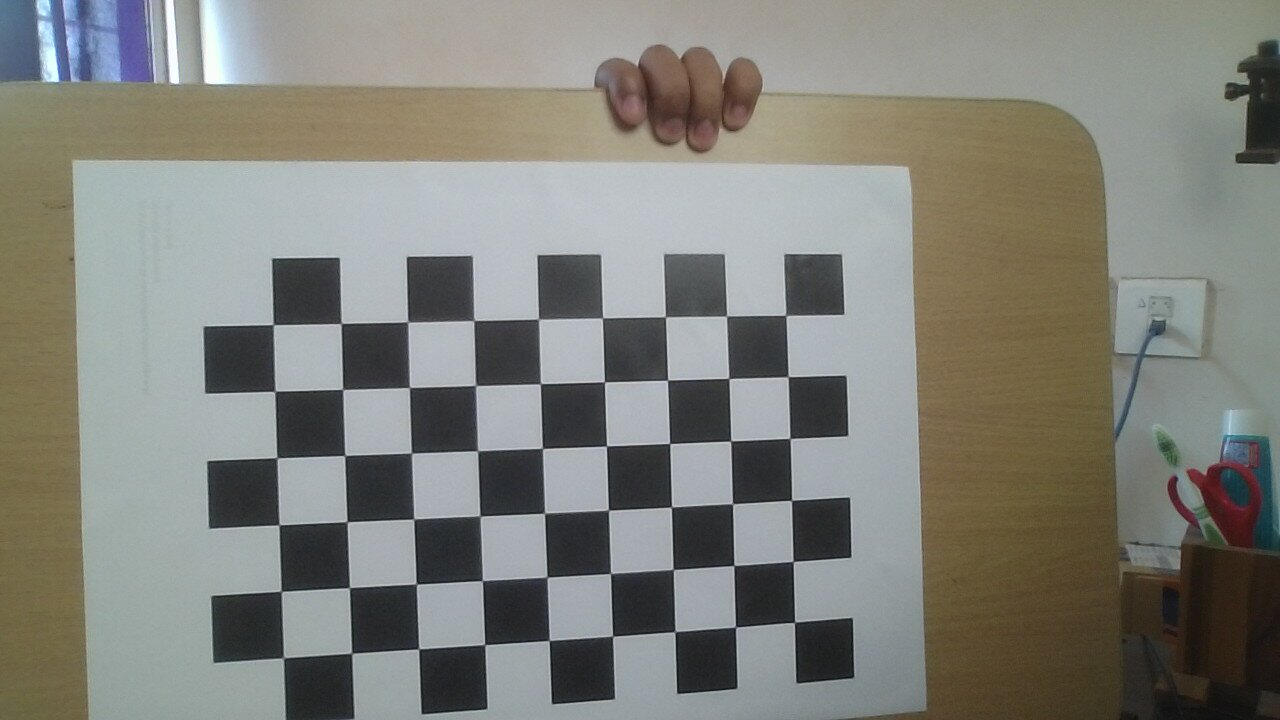
#> input picture aruco_detection/aruco_detection/aruco_caliberation_webcam_data/2026-05-01-154854.jpg, 1280 x 720 px; its folder holds only this picture in this run
$ python caliberate_web_cam.py
#> lines starting #> are read from the running program, lines starting #| are printed output that depends on the picture; after the words box and inside, x2 and y2 are one past the last pixel; in counts of white or black regions, pixels touching at a corner belong together
import cv2
import numpy as np
import glob

CHECKERBOARD = (9,6)

# prepare 3D real-world points
objp = np.zeros((CHECKERBOARD[0]*CHECKERBOARD[1], 3), np.float32)
objp[:, :2] = np.mgrid[0:CHECKERBOARD[1], 0:CHECKERBOARD[0]].T.reshape(-1, 2)

objpoints = []
imgpoints = []

images = glob.glob('/home/scorpion/ratgun_ws/src/aruco_detection/aruco_detection/aruco_caliberation_webcam_data/*')

for fname in images:
    img = cv2.imread(fname)
#> img is the input picture: shape (720, 1280, 3); mean B, G, R 121.8, 128.7, 128.3
    gray = cv2.cvtColor(img, cv2.COLOR_BGR2GRAY)
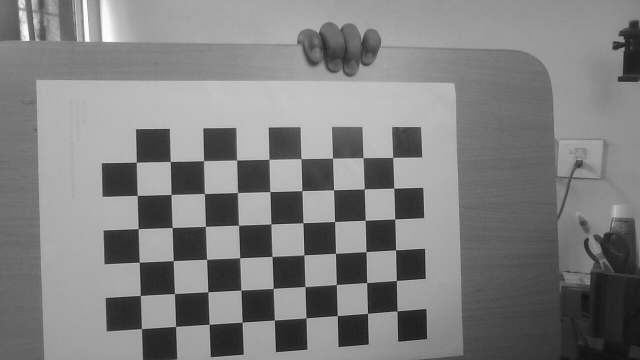
#> gray: shape (720, 1280) (shown at 1/2 size); min 13, max 255, mean 127.8

    ret, corners = cv2.findChessboardCorners(gray, CHECKERBOARD, None)
#> ret = True; corners = 54 rows, first 8: [795, 621.7], [735.5, 626.9], [674.7, 631.8], [612.8, 636.3], [549.4, 640.4], [484.6, 644.3], [418.7, 649.1], [352.2, 653.6]

    if ret:
        objpoints.append(objp)
        imgpoints.append(corners)

        cv2.drawChessboardCorners(img, CHECKERBOARD, corners, ret)
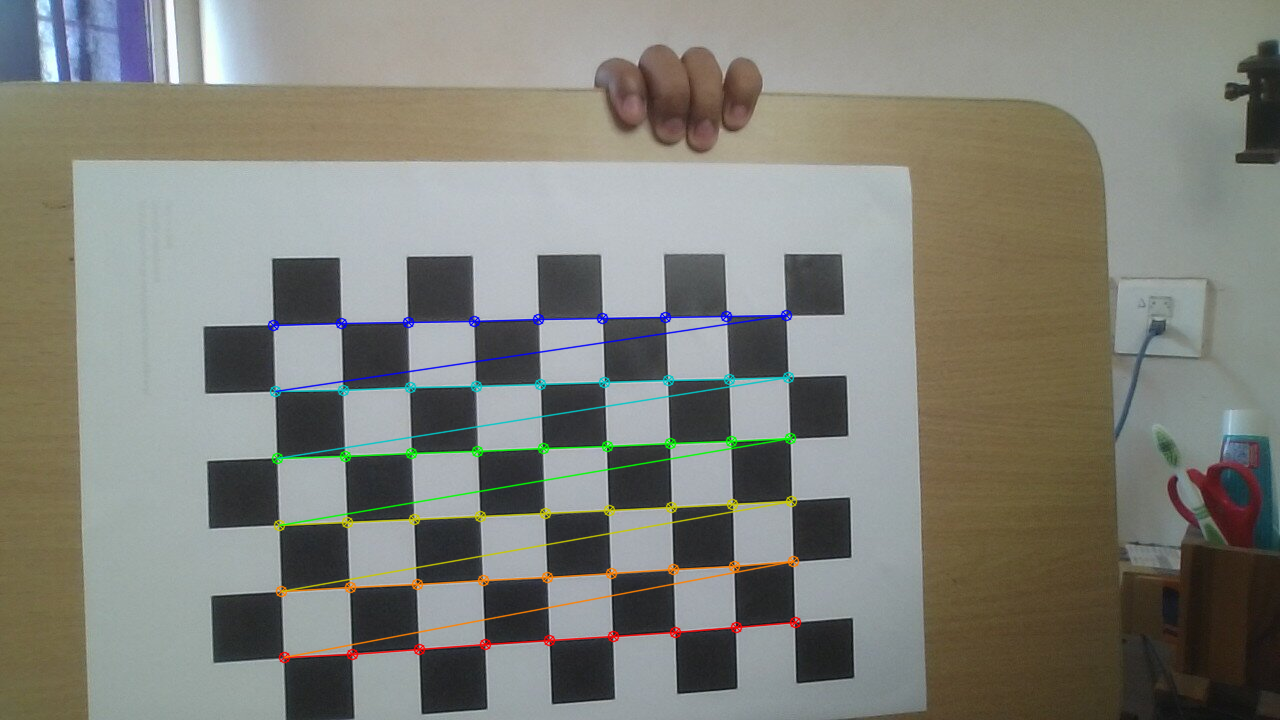
#> img: shape (720, 1280, 3); 2.3% of pixels changed, all inside (x1, y1, x2, y2) = (267, 309, 802, 664)
        cv2.imshow('img', img)
        cv2.waitKey(200)

cv2.destroyAllWindows()

ret, camera_matrix, dist_coeffs, rvecs, tvecs = cv2.calibrateCamera(
    objpoints, imgpoints, gray.shape[::-1], None, None
)
#> ret = 159.2; camera_matrix = [[55303, 0, 1600.3], [0, 8334.7, 586.5], [0, 0, 1]]; dist_coeffs = [[-224, 57257.1, -0.302, 1.61, 327.1]]; rvecs = ([-2.13, 0.358, -2.35],); tvecs = ([-3.23, 1.64, 147.1],)

print("Camera Matrix:\n", camera_matrix)
#| Camera Matrix:
#|  [[5.53030466e+04 0.00000000e+00 1.60027142e+03]
#|  [0.00000000e+00 8.33466059e+03 5.86528285e+02]
#|  [0.00000000e+00 0.00000000e+00 1.00000000e+00]]
print("\nDistortion Coefficients:\n", dist_coeffs)
#| Distortion Coefficients:
#|  [[-2.24002805e+02  5.72570625e+04 -3.01838981e-01  1.61002560e+00
#|    3.27082973e+02]]

np.save("camera_matrix.npy", camera_matrix)
np.save("dist_coeffs.npy", dist_coeffs)

$ run again, on aruco_detection/aruco_detection/aruco_caliberation_webcam_data/2026-05-01-154958.jpg
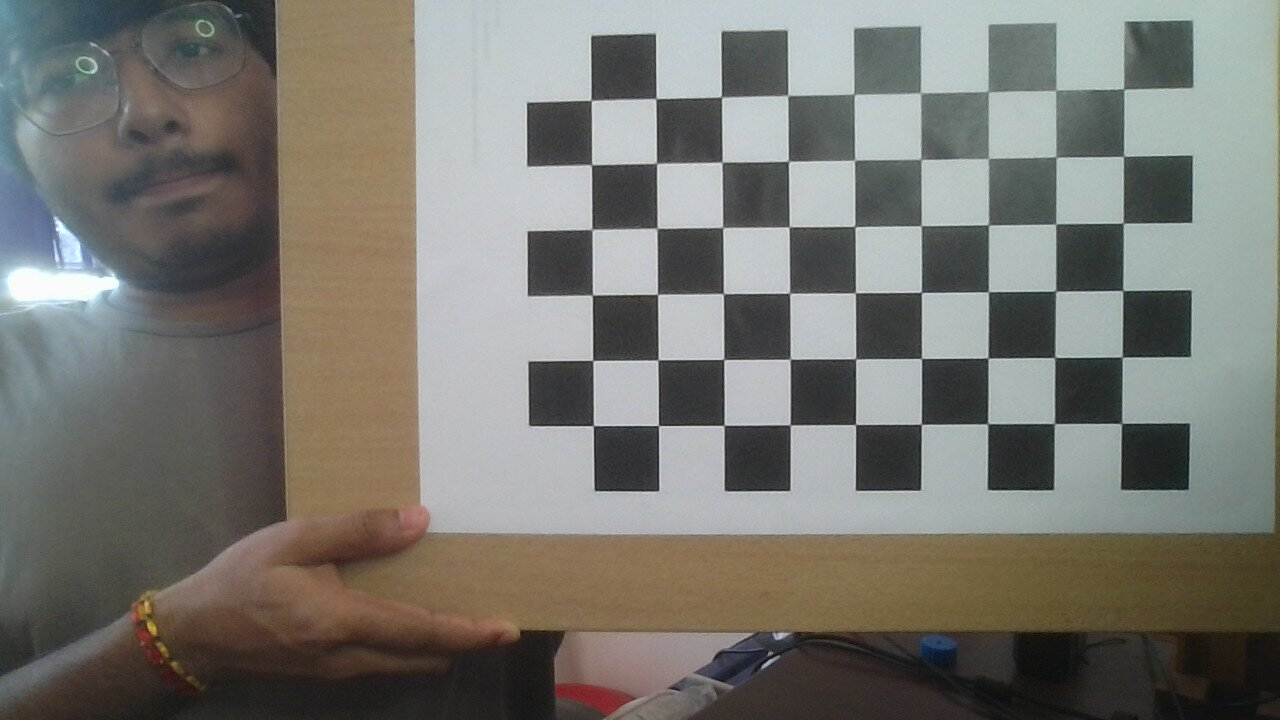
#> input picture aruco_detection/aruco_detection/aruco_caliberation_webcam_data/2026-05-01-154958.jpg, 1280 x 720 px
#> img is the input picture: shape (720, 1280, 3); mean B, G, R 113.4, 119.4, 120.5
#> `gray = cv2.cvtColor(img, cv2.COLOR_BGR2GRAY)`:
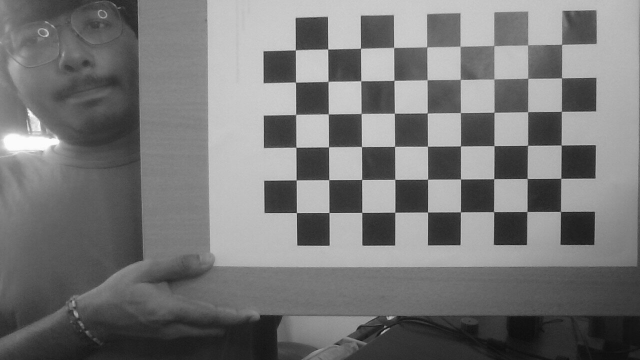
#> gray: shape (720, 1280) (shown at 1/2 size); min 7, max 254, mean 119.1
#> `ret, corners = cv2.findChessboardCorners(gray, CHECKERBOARD, None)`: ret = True; corners = 54 rows, first 8: [1121.7, 423], [1054.5, 423.4], [987.8, 423.6], [921.3, 424.4], [855.4, 424.5], [790, 425], [723.9, 425.2], [658.4, 425.3]
#> `cv2.drawChessboardCorners(img, CHECKERBOARD, corners, ret)`:
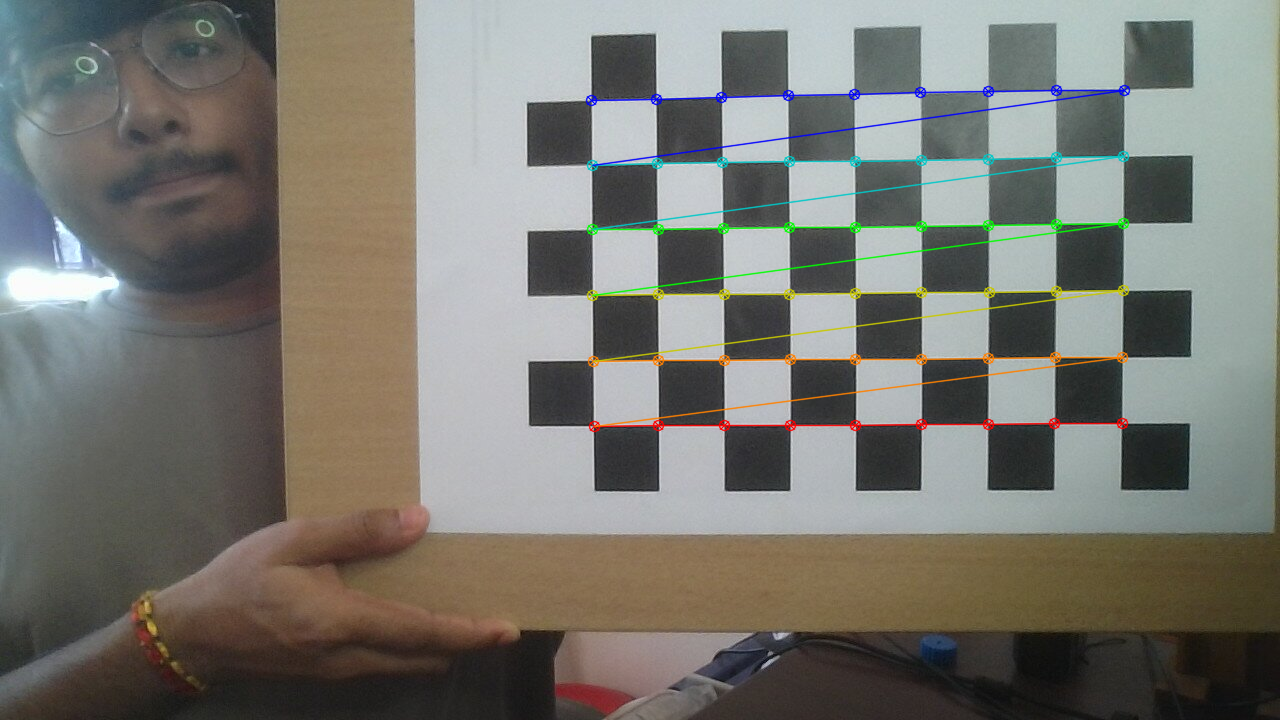
#> img: shape (720, 1280, 3); 2.37% of pixels changed, all inside (x1, y1, x2, y2) = (585, 84, 1131, 433)
#> `ret, camera_matrix, dist_coeffs, rvecs, tvecs = cv2.calibrateCamera( o..`: ret = 164.6; camera_matrix = [[41186.1, 0, 640.3], [0, 86476.7, 303.4], [0, 0, 1]]; dist_coeffs = [[242.3, 385683.3, 3.03, -14.76, 242.2]]; rvecs = ([-2.1, 2.45, -2.49],); tvecs = ([9.41, -0.689, 276.7],)
#| Camera Matrix:
#|  [[4.11860607e+04 0.00000000e+00 6.40311953e+02]
#|  [0.00000000e+00 8.64767184e+04 3.03384331e+02]
#|  [0.00000000e+00 0.00000000e+00 1.00000000e+00]]
#| Distortion Coefficients:
#|  [[ 2.42343863e+02  3.85683306e+05  3.03327957e+00 -1.47551156e+01
#|    2.42167712e+02]]

$ run again, on aruco_detection/aruco_detection/aruco_caliberation_webcam_data/2026-05-01-155005.jpg
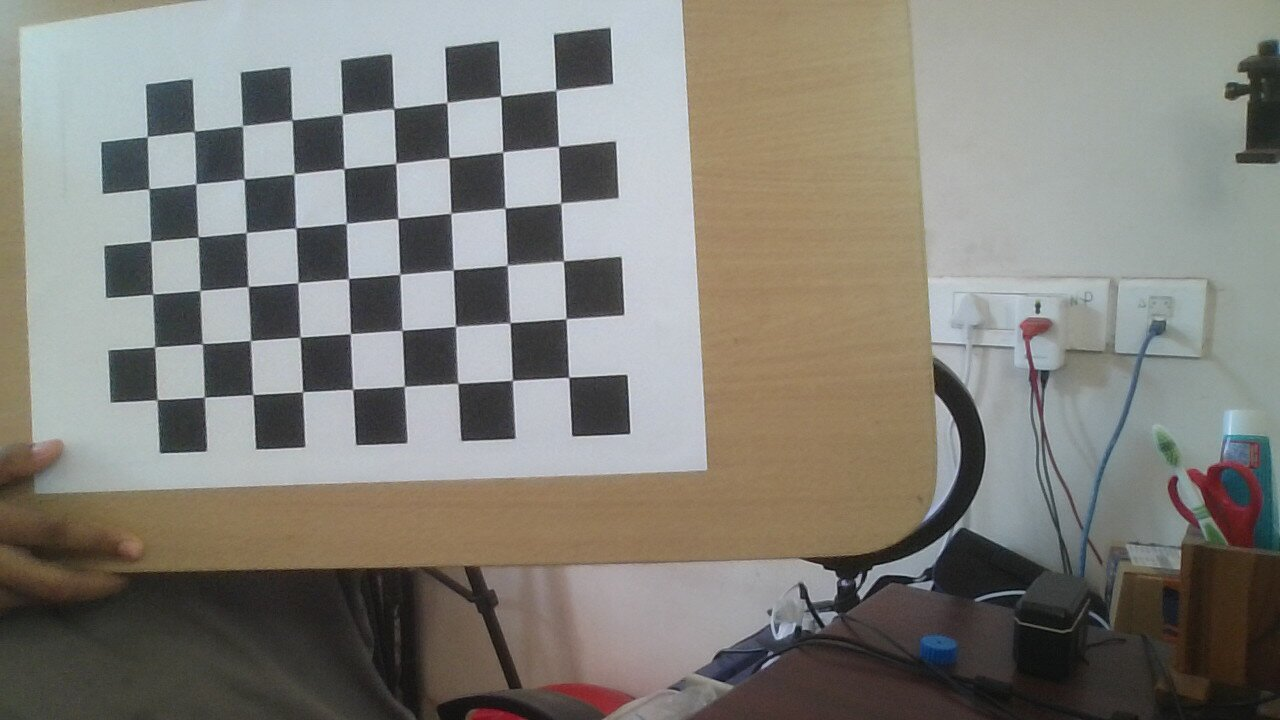
#> input picture aruco_detection/aruco_detection/aruco_caliberation_webcam_data/2026-05-01-155005.jpg, 1280 x 720 px
#> img is the input picture: shape (720, 1280, 3); mean B, G, R 121.7, 128.4, 130.5
#> `gray = cv2.cvtColor(img, cv2.COLOR_BGR2GRAY)`:
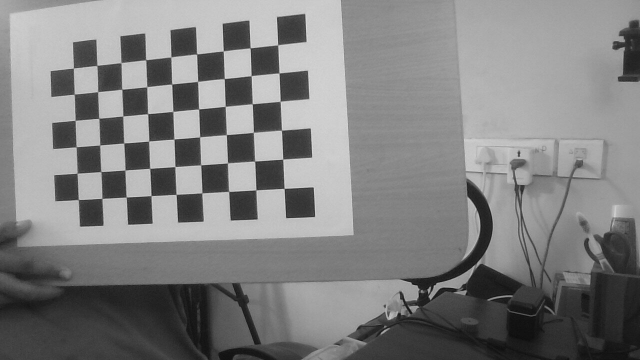
#> gray: shape (720, 1280) (shown at 1/2 size); min 5, max 236, mean 128.2
#> `ret, corners = cv2.findChessboardCorners(gray, CHECKERBOARD, None)`: ret = True; corners = 54 rows, first 8: [568.8, 377.4], [512.6, 380.3], [458.2, 383.6], [404.5, 386.3], [352.8, 389.7], [302.6, 391.7], [252.9, 394.5], [204.3, 396.9]
#> `cv2.drawChessboardCorners(img, CHECKERBOARD, corners, ret)`:
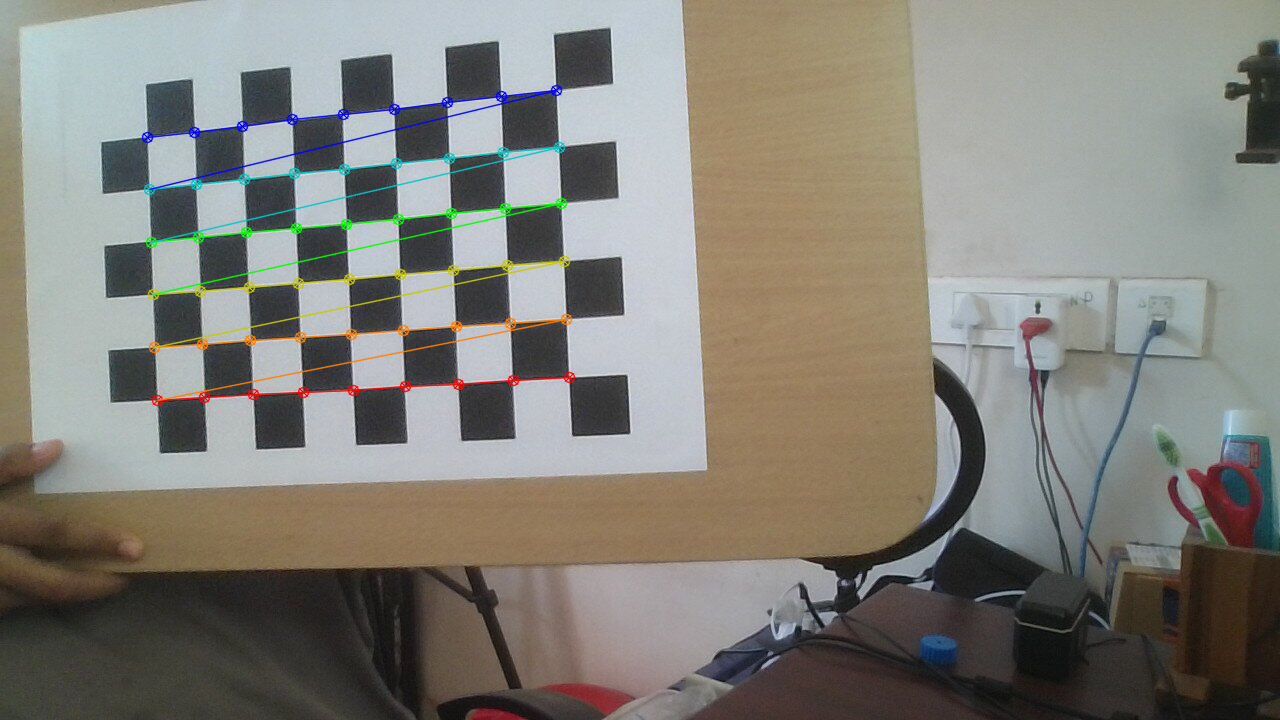
#> img: shape (720, 1280, 3); 1.94% of pixels changed, all inside (x1, y1, x2, y2) = (141, 84, 576, 407)
#> `ret, camera_matrix, dist_coeffs, rvecs, tvecs = cv2.calibrateCamera( o..`: ret = 127.7; camera_matrix = [[5967.8, 0, 536.7], [0, 4225, 206.7], [0, 0, 1]]; dist_coeffs = [[-1.26, -1003.5, -1.2, 0.847, 25920.2]]; rvecs = ([-1.56, 1.33, 1.25],); tvecs = ([-2.6, 5.79, 59.87],)
#| Camera Matrix:
#|  [[5.96780920e+03 0.00000000e+00 5.36702704e+02]
#|  [0.00000000e+00 4.22496169e+03 2.06684377e+02]
#|  [0.00000000e+00 0.00000000e+00 1.00000000e+00]]
#| Distortion Coefficients:
#|  [[-1.25922490e+00 -1.00346425e+03 -1.19991562e+00  8.47447638e-01
#|    2.59202006e+04]]
